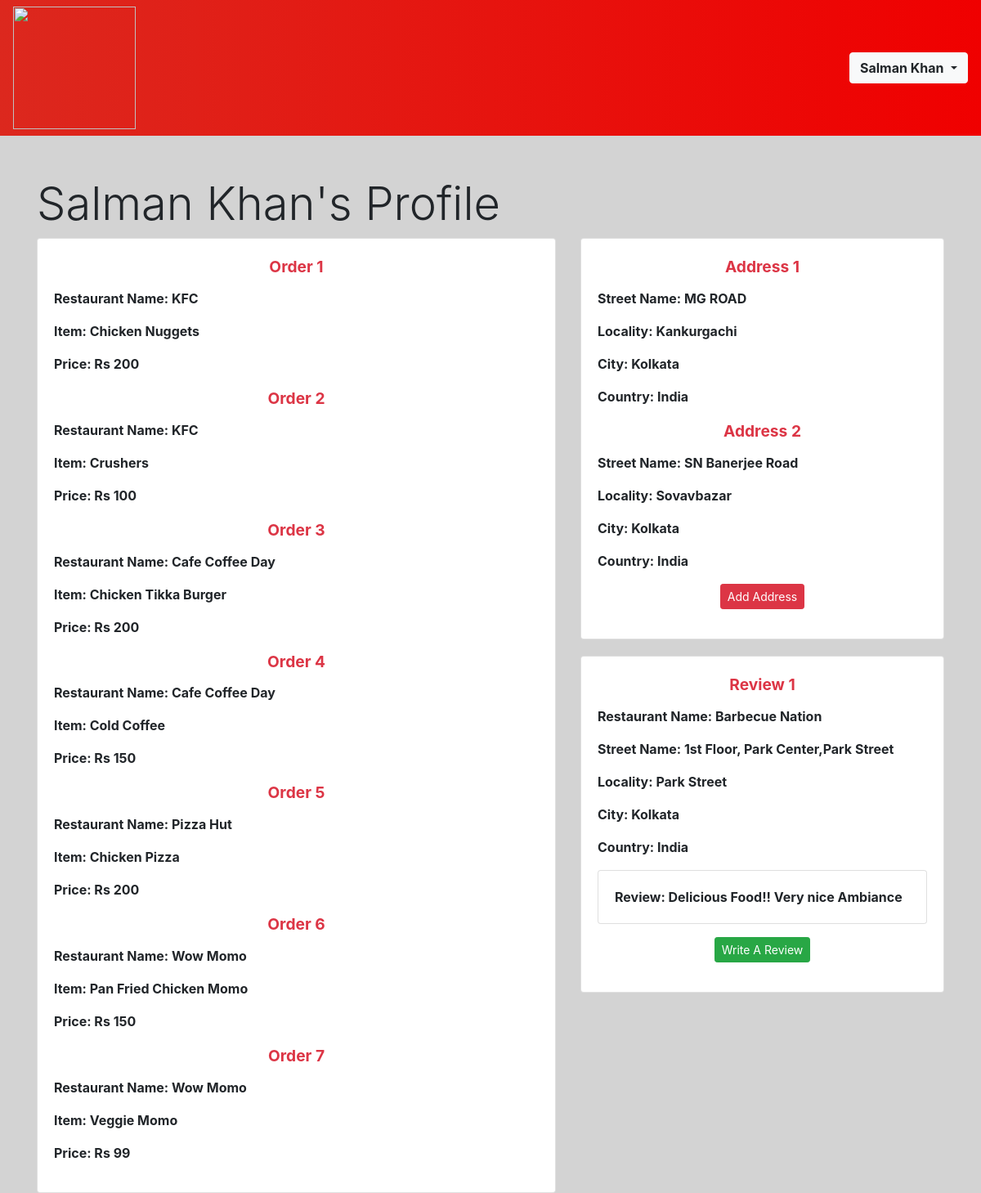
/zomato2/profile.php?id=1 (signed in), run on the app's committed database.
### tables this page shows
CREATE TABLE `users` (
  `user_id` int(11) NOT NULL,
  `name` varchar(255) NOT NULL,
  `email` varchar(255) NOT NULL,
  `password` varchar(255) NOT NULL,
  `phone` varchar(255) NOT NULL
);

CREATE TABLE `orders` (
  `ord_id` int(11) NOT NULL,
  `name` varchar(255) NOT NULL,
  `r_id` int(255) NOT NULL,
  `menu_id` int(11) NOT NULL,
  `r_name` varchar(255) NOT NULL,
  `m_name` varchar(255) NOT NULL,
  `m_price` int(11) NOT NULL
);

CREATE TABLE `address` (
  `user_id` int(11) NOT NULL,
  `s_name` varchar(255) NOT NULL,
  `locality` varchar(255) NOT NULL,
  `city` varchar(255) NOT NULL,
  `country` varchar(255) NOT NULL,
  `a_id` int(11) NOT NULL
);

CREATE TABLE `reviews` (
  `a_id` int(11) NOT NULL,
  `u_id` int(11) NOT NULL,
  `r_name` varchar(255) NOT NULL,
  `s_name` varchar(255) NOT NULL,
  `locality` varchar(255) NOT NULL,
  `city` varchar(255) NOT NULL,
  `country` varchar(255) NOT NULL,
  `review` text NOT NULL
);

### zomato2/profile.php (the view, shortened to what this page needs)
<?php
    if (empty($_SESSION)){
        header('Location:login.php');
    }
    else{
        $id=$_GET['id'];
        include "includes/dbhelper.php";
        $query1="SELECT * FROM `users` WHERE `user_id` LIKE '$id'";
        $result=mysqli_query($connection,$query1);
        $result=mysqli_fetch_assoc($result);
        $name =$result['name'];
    }
?>
<html>
<head>
    <link rel="stylesheet" type="text/css" href="css/style.css">
    <link rel="stylesheet" href="https://stackpath.bootstrapcdn.com/bootstrap/4.3.1/css/bootstrap.min.css">
</head>
<body style="background-color: lightgrey">
    <?php include "includes/header.php";?>
    <div class="container">
        <div class="row " style="margin-top: 50px">
            <div class="col-12">
                <h2 class="display-4"><?php echo $name?>'s Profile</h2>
            </div>
            <div class="col-7">
                <div class="row">
                    <div class="col-12">
                        <div class="card">
                            <div class="card-body">
                                <?php
                                $query2="SELECT * FROM `orders` WHERE `name` LIKE '$name'";
                                $result2=mysqli_query($connection, $query2);
                                $counter=1;
                                while ($row=mysqli_fetch_array($result2)){
                                    echo '<div class="card-title"><div class="col-12 text-center text-danger " style="font-size: larger"><b>Order '.$counter++.'</b></div></div>';
                                                       echo '<div class="row">
                                                            <div class="col-12">
                                                            <p class="text-grey"><b>Restaurant Name: '.$row['r_name'].'</b></p>
                                                            <p class="text-grey"><b>Item: '.$row['m_name'].'</b></p>
                                                            <p class="text-grey"><b>Price: Rs '.$row['m_price'].'</b></p>
                                                            </div>
                                                        </div>
                                                   ';
                                }
                                ?>
                           </div>
                       </div>
                    </div>
                </div>
            </div>
            <div class="col-5">
                <div class="row">
                    <div class="col-12 ">
                        <div class="card ">
                            <div class="card-body">
                                    <?php
                                        $query2="SELECT * FROM `address` WHERE `user_id` LIKE '$id'";
                                        $result2=mysqli_query($connection, $query2);
                                        $counter=1;
                                        while ($row=mysqli_fetch_array($result2)){
                                            echo '<div class="card-title"><div class="col-12 text-center text-danger " style="font-size: larger"><b>Address '.$counter++.'</b></div></div>
                                                        <div class="row ">
                                                            <div class="col-12">
                                                            <p class="text-grey"><b>Street Name: '.$row['s_name'].'</b></p>
                                                            <p class="text-grey"><b>Locality: '.$row['locality'].'</b></p>
                                                            <p class="text-grey"><b>City: '.$row['city'].'</b></p>
                                                             <p class="text-grey"><b>Country: '.$row['country'].'</b></p>
                                                            </div>
                                                        </div>
                                                   ';
                                        }
                                    ?>
                                <p class="lead text-center"><a href="#" class="btn btn-danger btn-sm" data-toggle="modal" data-target="#myModal"> Add Address</a></p>
                            </div>
                        </div>
                    </div>
                    <div class="col-12" style="margin-top: 20px">
                        <div class="card">
                            <div class="card-body">
                                <?php
                                $query2="SELECT * FROM `reviews` WHERE `u_id` LIKE '$id'";
                                $result2=mysqli_query($connection, $query2);
                                $counter=1;
                                while ($row=mysqli_fetch_array($result2)){
                                    echo '<div class="card-title"><div class="col-12 text-center text-danger " style="font-size: larger"><b>Review '.$counter++.'</b></div></div>
                                                        <div class="row">
                                                            <div class="col-12">
                                                            <p class="text-grey"><b>Restaurant Name: '.$row['r_name'].'</b></p>
                                                            <p class="text-grey"><b>Street Name: '.$row['s_name'].'</b></p>
                                                            <p class="text-grey"><b>Locality: '.$row['locality'].'</b></p>
                                                            <p class="text-grey"><b>City: '.$row['city'].'</b></p>
                                                             <p class="text-grey"><b>Country: '.$row['country'].'</b></p>
                                                             <p class="text-grey card card-body"><b>Review: '.$row['review'].'</b></p>
                                                            </div>
                                                        </div>
                                                   ';
                                }
                                ?>
                                <p class="lead text-center"><a href="#" class="btn btn-success btn-sm" data-toggle="modal" data-target="#myModal1">Write A Review</a></p>
                            </div>
                        </div>
                    </div>
                </div>
            </div>
        </div>
    </div>
</body>
</html>

### zomato2/includes/header.php (shortened to what this page needs)
<nav class="navbar navbar-dark bg-nav4">
    <img src="https://b.zmtcdn.com/images/zomato_white_logo_new.svg" style="width: 150px">
    <div class="dropdown">
        <button class="btn btn-light dropdown-toggle" type="button" id="dropdownMenuButton" data-toggle="dropdown" aria-haspopup="true" aria-expanded="false">
            <b><?php
                echo $_SESSION['name'];
                ?></b>
        </button>
    </div>
</nav>

### zomato2/css/style.css (style rules this page uses)
body { background-color: lightgrey; }
.bg-nav4 { background: #F00000; background: -webkit-linear-gradient(to right, #DC281E, #F00000); background: linear-gradient(to right, #DC281E, #F00000); }

### data on the page
users: name "Salman Khan"
orders: r_name "KFC", m_name "Chicken Nuggets", m_price "200"
orders: r_name "KFC", m_name "Crushers", m_price "100"
orders: r_name "Cafe Coffee Day", m_name "Chicken Tikka Burger", m_price "200"
orders: r_name "Cafe Coffee Day", m_name "Cold Coffee", m_price "150"
orders: r_name "Pizza Hut", m_name "Chicken Pizza", m_price "200"
orders: r_name "Wow Momo", m_name "Pan Fried Chicken Momo", m_price "150"
orders: r_name "Wow Momo", m_name "Veggie Momo", m_price "99"
address: s_name "MG ROAD", locality "Kankurgachi", city "Kolkata", country "India"
address: s_name "SN Banerjee Road", locality "Sovavbazar", city "Kolkata", country "India"
reviews: r_name "Barbecue Nation", s_name "1st Floor, Park Center,Park Street", locality "Park Street", city "Kolkata", country "India", review "Delicious Food!! Very nice Ambiance"

### other printed values
$_SESSION['name'] "Salman Khan"
